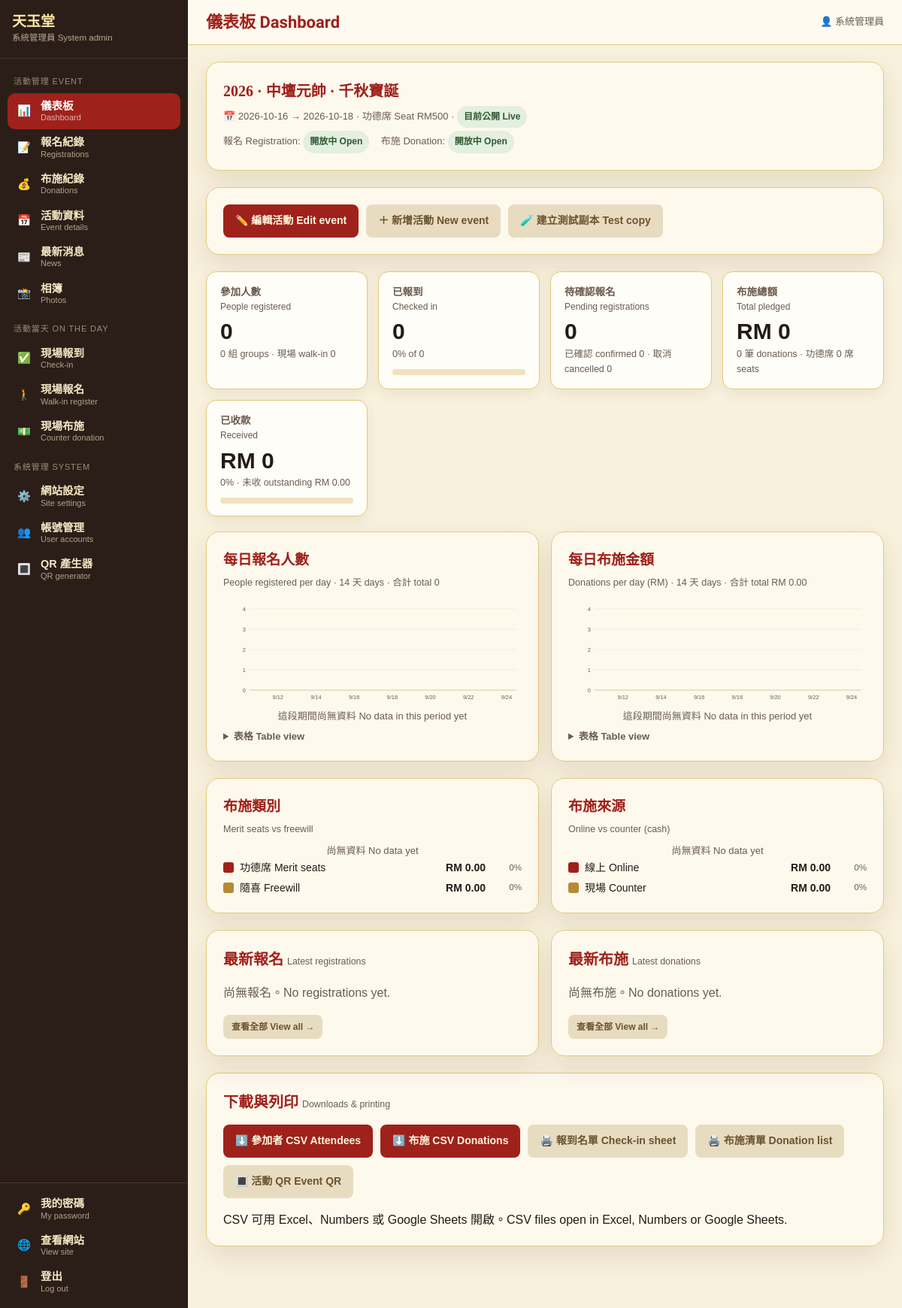
Screenshot of /admin/dashboard (signed in) with the database file from the repository.
### tables this page shows
CREATE TABLE IF NOT EXISTS events (
    id INT AUTO_INCREMENT PRIMARY KEY,

     
    name              VARCHAR(150) NOT NULL,           
    year              SMALLINT UNSIGNED NOT NULL,      
    year_label        VARCHAR(50)  NULL,               
    subtitle          VARCHAR(200) NULL,               
    location          VARCHAR(255) NOT NULL,
    start_date        DATE NOT NULL,
    end_date          DATE NOT NULL,
    counter_note      VARCHAR(255) NULL,               

     
    welcome_zh        TEXT         NULL,               
    welcome_en        TEXT         NULL,               
    contact_info      VARCHAR(255) NULL,               
    maps_url          VARCHAR(500) NULL,               
    waze_url          VARCHAR(500) NULL,               
    waze_qr_path      VARCHAR(255) NULL,               
    rsvp_note         TEXT         NULL,               
    donation_note     TEXT         NULL,               

     
    merit_table_price DECIMAL(10,2) NOT NULL DEFAULT 500.00,
    max_attendees     TINYINT UNSIGNED NOT NULL DEFAULT 10,

     
     
    hero_banner_path  VARCHAR(255) NULL,
    favicon_path      VARCHAR(255) NULL,

     
     
    rsvp_opens_at      DATETIME NULL,
    rsvp_closes_at     DATETIME NULL,
    donation_opens_at  DATETIME NULL,
    donation_closes_at DATETIME NULL,

     
     
    is_active BOOLEAN NOT NULL DEFAULT FALSE,
    is_test   BOOLEAN NOT NULL DEFAULT FALSE,

    created_at DATETIME NOT NULL DEFAULT CURRENT_TIMESTAMP,

    INDEX idx_active (is_active),
    INDEX idx_year (year)
);

### app/Views/admin/dashboard.php (the view, shortened to what the rows shown need)
<?php
require BASE_PATH . '/app/Views/layouts/admin_header.php';
require BASE_PATH . '/app/Views/partials/event_bar.php';
?>
<div class="grid-2">
  <div class="panel">
    <h2>最新報名 <span class="en">Latest registrations</span></h2>
  </div>
  <div class="panel">
    <h2>最新布施 <span class="en">Latest donations</span></h2>
  </div>
</div>
<div class="panel">
  <h2>下載與列印 <span class="en">Downloads &amp; printing</span></h2>
</div>
<?php require BASE_PATH . '/app/Views/layouts/admin_footer.php'; ?>

### app/Views/partials/event_bar.php (shortened to what the rows shown need)
<div class="panel eventbar">
  <div>
    <h2 style="margin:0 0 4px"><?= h($event['year']) ?> · <?= h($event['name']) ?></h2>
    <div class="help">
      📅 <?= h($event['start_date']) ?> → <?= h($event['end_date']) ?>
      · 功德席 Seat RM<?= number_format((float) $event['merit_table_price'], 0) ?>
      · <?= $event['is_active'] ? '<span class="badge ok">目前公開 Live</span>' : '<span class="badge pending">未公開 Not live</span>' ?>
    </div>
    <div class="help" style="margin-top:4px">
      <?php foreach ([Event::SECTION_RSVP => '報名 Registration', Event::SECTION_DONATION => '布施 Donation'] as $_ebSection => $_ebLabel):
          $_ebW = Event::windowStatus($event, $_ebSection); ?>
        <span style="margin-right:12px"><?= h($_ebLabel) ?>:
        </span>
      <?php endforeach; ?>
    </div>
  </div>
</div>

### rows the page displays
events: year "2026", name "中壇元帥 · 千秋寶誕", start_date "2026-10-16", end_date "2026-10-18", merit_table_price "500"

### other values shown
$site['site_name'] "天玉堂"
$_mGroup "活動管理 EVENT"
$_mIcon "📊"
$_mZh "儀表板"
$_mEn "Dashboard"
$_mIcon "📝"
$_mZh "報名紀錄"
$_mEn "Registrations"
$_mIcon "💰"
$_mZh "布施紀錄"
$_mEn "Donations"
$_mIcon "📅"
$_mZh "活動資料"
$_mEn "Event details"
$_mIcon "📰"
